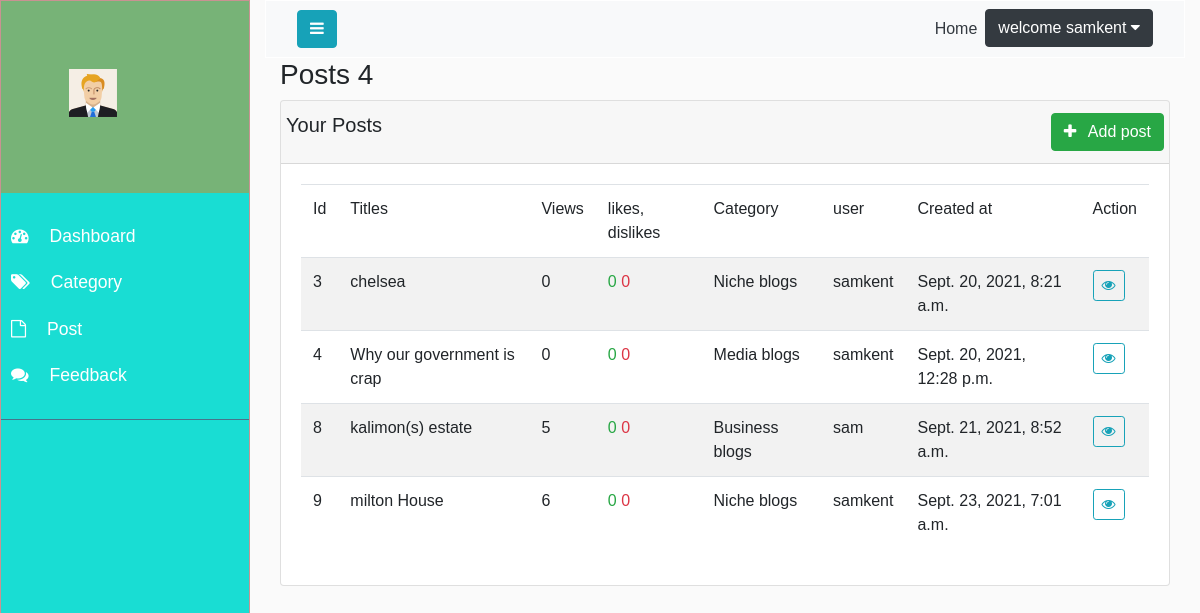
Page /staff/posts (signed in) on the committed database.
### blog/models.py (models this page shows, shortened)
class Post(models.Model):
    title =models.CharField(max_length=100)
    message= models.TextField()
    likes=models.IntegerField(default=0, blank=True)
    Dislike=models.IntegerField(default=0, blank=True)
    slug =models.SlugField(max_length=200)
    category= models.ForeignKey('Category', on_delete=models.CASCADE, blank=False, null=False)
    image_url =models.ImageField(max_length=255)
    views =models.IntegerField(default=0, blank=True)
    keywords =models.TextField(max_length=50)
    user =models.ForeignKey(User, on_delete=models.CASCADE, blank=False, null=False)
    created_at = models.DateTimeField(auto_now_add=True)
    updated_at =models.DateTimeField(auto_now=True)

class Category(models.Model):
    name = models.CharField(max_length = 50)
    views = models.IntegerField(default=0,blank=True)
    slug = models.TextField(max_length=200)
    created_at = models.DateTimeField(auto_now_add=True)
    updated_at =models.DateTimeField(auto_now=True)
    class Meta:
        verbose_name = "Category"
        verbose_name_plural ="Categories"
    def __str__(self):
        return self.name

### blog/views.py (the view)
# urls.py: path('posts', postList.as_view(), name="posts"),
class postList(LoginRequiredMixin, ListView):
    model = Post
    template_name ="blog/admin/post.html"

### blog/Templates/blog/admin/post.html
{% extends 'blog/admin/layouts/admin-base.html'%}
{% load static %}
{% block 'content'%}
<div class="container">
    <h3>Posts {{ post_list|length }}</h3>
    <div class="row">
        <div class="col-lg-12">
            <div class="card">
                <div class="card-header">
                    <div class="row">
                        <h5>Your Posts</h5>
                        <a href="{% url 'add_post' %}" class="btn btn-success ml-auto">
                            <i class="fa fa-plus mr-2"></i>
                        Add post
                        </a>
                    </div>
                </div>
                <div class="card-body">
                    <table class="table table-striped">
                        <thead>
                            <tr>
                                <td>Id</td>
                                <td>Titles</td>
                                <td>Views</td>
                                <td>likes, dislikes</td>
                                <td>Category</td>
                                <td>user</td>
                                <td>Created at</td>
                                <td>Action</td>
                            </tr>
                        </thead>
                        <tbody>
                            {% for post in object_list %}
                            <tr>
                                <td>{{post.id}}</td>
                                <td>{{post.title}}</td>
                                <td>{{post.views}}</td>
                                <td><span class="text-success">{{post.likes}}</span>
                                <span class="text-danger">{{post.Dislike}}</span>
                               </td>
                                <td>{{post.category}}</td>
                                <td>{{post.user}}</td>
                                <td>{{post.created_at}}</td>
                                <td>
                                    <a href="{% url 'view_post' post.id %}" class="btn btn-outline-info btn-sm">
                                        <i class="fa fa-eye"></i>
                                    </a>
                                </td>
                            </tr>
                            {% endfor %}
                        </tbody>
                    </table>
                </div>
            </div>
        </div>
    </div>
</div>
{% endblock %}

### blog/Templates/blog/admin/layouts/admin-nav.html (shortened to what this page needs)
{% load static %}
<nav class="navbar navbar-expand-lg navbar-light bg-light">
  <div class="container-fluid">
      <button type="button" id="sidebarCollapse" class="btn btn-info">
          <i class="fa fa-bars"></i>
      </button>
    <div class="collapse navbar-collapse" id="navbarNav">
      <ul class="navbar-nav ml-auto">
        <li class="nav-item ">
          <a class="nav-link text-dark" href="{% url 'home' %}">Home</a>
        </li>
        {% if user.is_authenticated %}
        <li class="nav-item dropdown">
          <a class="btn btn-dark" href="#" id="navbarDropdown" role="button" data-toggle="dropdown" aria-haspopup="true" aria-expanded="false">
            welcome {{user.username}} <i class="fa fa-caret-down"></i>
          </a>
        </li>
        {% endif %}
      </ul>
    </div>
</nav>

### blog/static/css/admin-style.css (style rules this page uses)
.navbar { background: rgb(77, 233, 77); border: 1px solid #fff; }
body { font-family: 'Poppins', sans-serif; background: #fafafa; }
a, a:hover, a:focus { color: inherit; text-decoration: none; transition: all 0.3s; }

### rows in the picture
Post: id "3", title "chelsea", views "0", likes "0", Dislike "0", category "Niche blogs", user "samkent", created_at "Sept. 20, 2021, 8:21 a.m."
Post: id "4", title "Why our government is crap", views "0", likes "0", Dislike "0", category "Media blogs", user "samkent", created_at "Sept. 20, 2021, 12:28 p.m."
Post: id "8", title "kalimon(s) estate", views "5", likes "0", Dislike "0", category "Business blogs", user "sam", created_at "Sept. 21, 2021, 8:52 a.m."
Post: id "9", title "milton House", views "6", likes "0", Dislike "0", category "Niche blogs", user "samkent", created_at "Sept. 23, 2021, 7:01 a.m."

### other values in the picture
{{ user.username }} "samkent"
{{ post_list|length }} "4"
